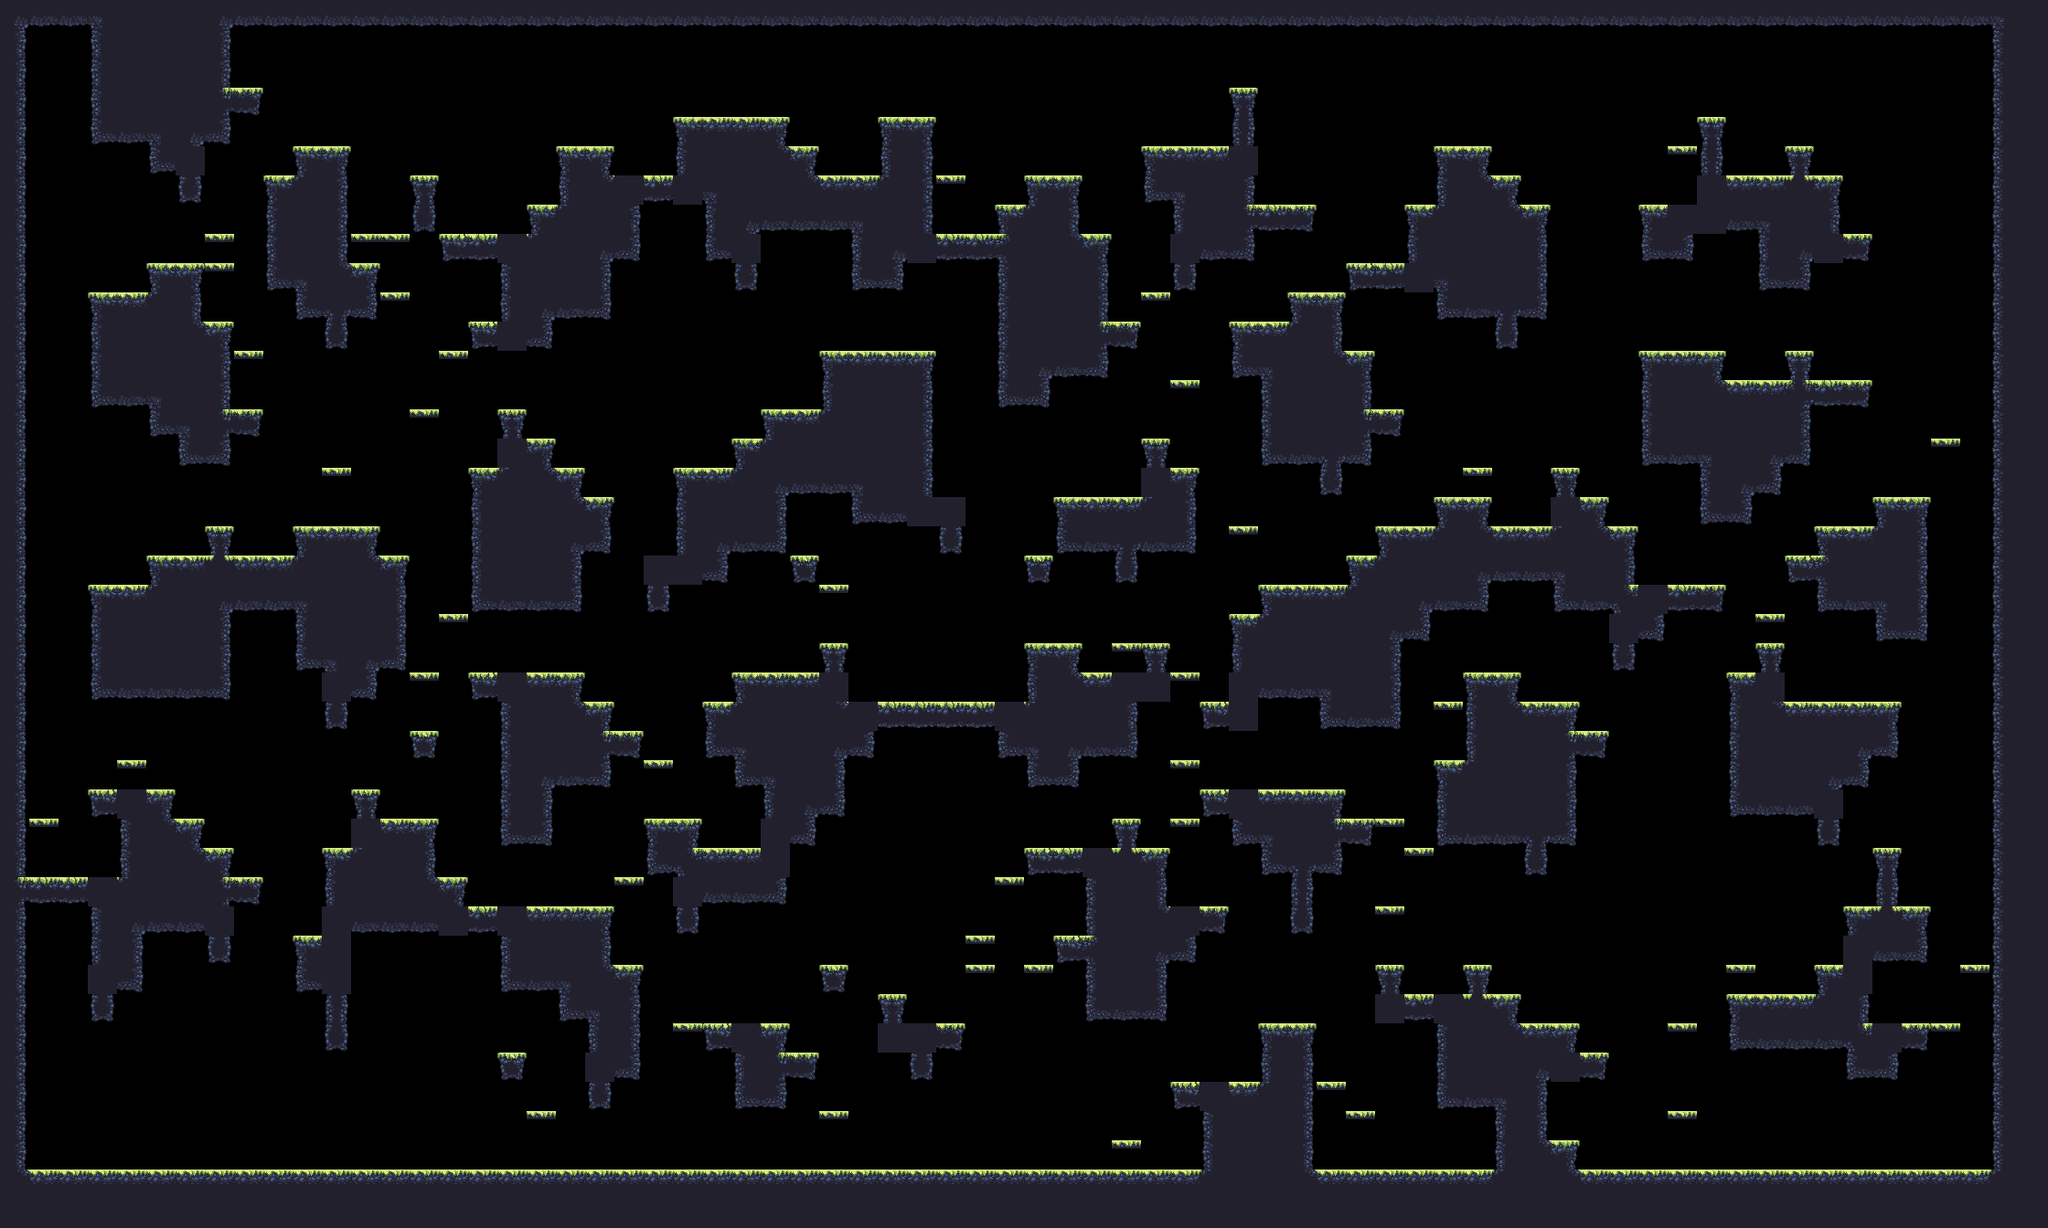

A level layout from a 2D game, rendered from its tile map. Below: a short description, then the map file with tile-grid data replaced by summaries:
An orthogonal 70x42 tile map with 32x32 px tiles, 1 tile layer (main) and 17 objects (9x spawn, spawnPlayer0, spawnCrown0, spawnPlayer1, spawnCrown1, ...).

<map compressionlevel="0" height="42" infinite="0" nextlayerid="3" nextobjectid="4" orientation="orthogonal" renderorder="right-down" tiledversion="1.3.2" tileheight="32" tilewidth="32" version="1.2" width="70">
 <tileset firstgid="1" source="forest_summer_tile_set.tsx" />
 <layer height="42" id="1" name="main" width="70">
  <data>[2940 cells, 1219 non-empty, 27 distinct tile ids]</data>
 </layer>
 <objectgroup><object id="1" name="spawnPlayer0" x="96" y="272.0" /><object id="2" name="spawnCrown0" x="128" y="272.0" /><object id="3" name="spawnPlayer1" x="2016" y="144.0" /><object id="4" name="spawnCrown1" x="1952" y="112.0" /><object id="5" name="spawnPlayer2" x="96" y="1232.0" /><object id="6" name="spawnCrown2" x="128" y="1232.0" /><object id="7" name="spawnPlayer3" x="2112" y="1232.0" /><object id="8" name="spawnCrown3" x="2080" y="1232.0" /><object id="9" name="spawn" x="64" y="912.0" /><object id="10" name="spawn" x="1504" y="848.0" /><object id="11" name="spawn" x="896" y="336.0" /><object id="12" name="spawn" x="2080" y="880.0" /><object id="13" name="spawn" x="2080" y="1232.0" /><object id="14" name="spawn" x="2016" y="720.0" /><object id="15" name="spawn" x="1216" y="1232.0" /><object id="16" name="spawn" x="928" y="144.0" /><object id="17" name="spawn" x="1568" y="496.0" /></objectgroup></map>
